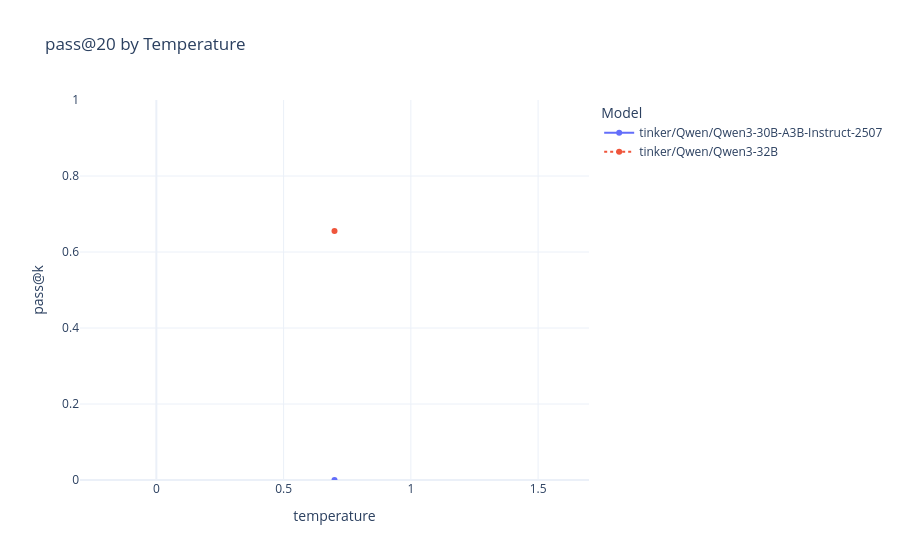

Here is the notebook cell this chart was saved with:
### Code cell
PLOT_K = max(int(c.split("@")[1]) for c in metric_cols)
temp_df = aggregate.sort_values(["model", "temperature"]).copy()

fig = px.line(
    temp_df,
    x="temperature",
    y=f"pass@{PLOT_K}",
    color="model",
    line_dash="model",
    markers=True,
    title=f"pass@{PLOT_K} by Temperature",
    labels={"temperature": "temperature", f"pass@{PLOT_K}": "pass@k", "model": "Model"},
)
fig.update_traces(line_shape="spline")
fig.update_layout(template="plotly_white", yaxis=dict(range=[0, 1]))
fig.show()

### Figure 1 — Plotly figure (JSON) as saved in the notebook; plotly's stock layout.template omitted (floating-point values rounded to 4 significant figures)
{"data": [{"hovertemplate": "Model=tinker/Qwen/Qwen3-30B-A3B-Instruct-2507<br>temperature=%{x}<br>pass@k=%{y}<extra></extra>", "legendgroup": "tinker/Qwen/Qwen3-30B-A3B-Instruct-2507", "line": {"color": "#636efa", "dash": "solid", "shape": "spline"}, "marker": {"symbol": "circle"}, "mode": "lines+markers", "name": "tinker/Qwen/Qwen3-30B-A3B-Instruct-2507", "orientation": "v", "showlegend": true, "type": "scatter", "x": [0.7], "xaxis": "x", "y": [0.0], "yaxis": "y"}, {"hovertemplate": "Model=tinker/Qwen/Qwen3-32B<br>temperature=%{x}<br>pass@k=%{y}<extra></extra>", "legendgroup": "tinker/Qwen/Qwen3-32B", "line": {"color": "#EF553B", "dash": "dot", "shape": "spline"}, "marker": {"symbol": "circle"}, "mode": "lines+markers", "name": "tinker/Qwen/Qwen3-32B", "orientation": "v", "showlegend": true, "type": "scatter", "x": [0.7], "xaxis": "x", "y": [0.6553], "yaxis": "y"}], "layout": {"legend": {"title": {"text": "Model"}, "tracegroupgap": 0}, "title": {"text": "pass@20 by Temperature"}, "xaxis": {"anchor": "y", "domain": [0, 1], "title": {"text": "temperature"}}, "yaxis": {"anchor": "x", "domain": [0, 1], "range": [0, 1], "title": {"text": "pass@k"}}}}
